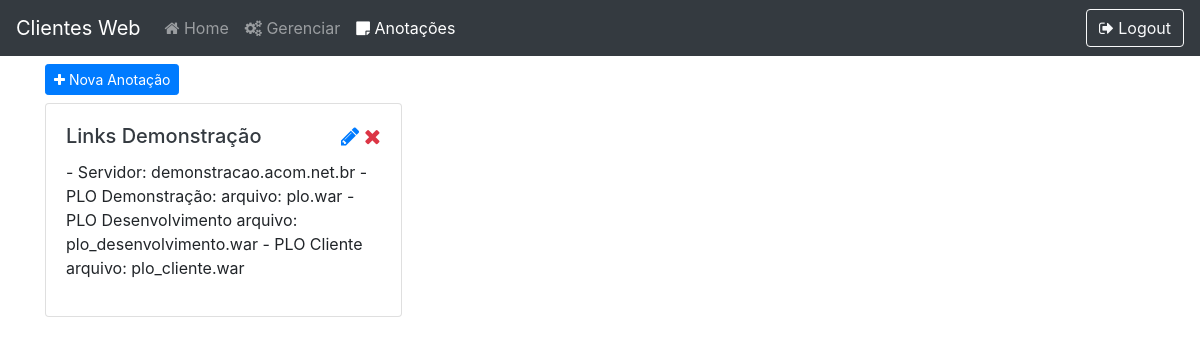
Before: /notes (signed in) with the older database file.
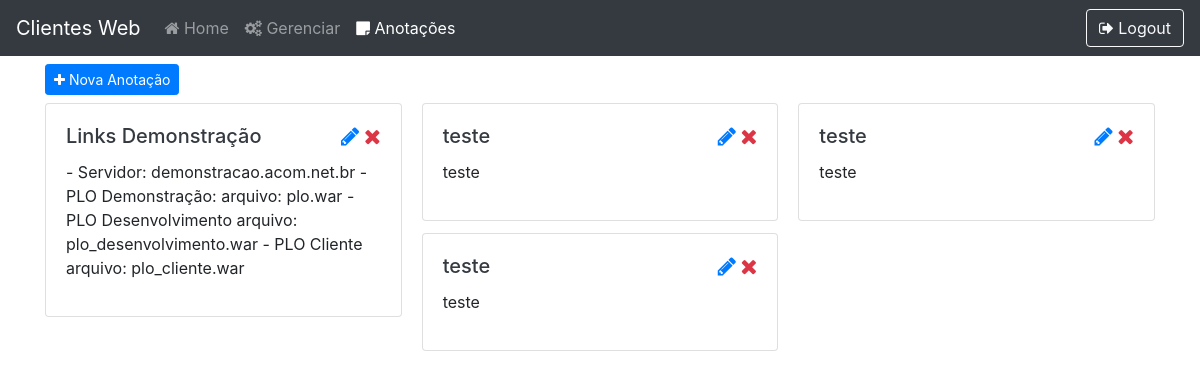
After: the same page with the newer database file.
### core/models.py (models this page shows, shortened)
class Note(models.Model):
    title = models.CharField('Title', max_length=300)
    text = models.TextField()

### core/views.py (the view)
# urls.py: path('notes', notes, name='notes'),
def notes(request):
    if str(request.user) != 'AnonymousUser':
        context = {
            'notes': Note.objects.all()
        }
        return render(request, 'notes.html', context=context)
    else:
        return loginUser(request)

### core/templates/notes.html (shortened to what this page needs)
{% load static %}
{% load custom_filters %}
<!DOCTYPE html>
<html lang="pt-br">
<head>
    <link rel="stylesheet" href="{% static 'css/style.css' %}">
    <link rel="stylesheet" href="https://cdnjs.cloudflare.com/ajax/libs/font-awesome/4.7.0/css/font-awesome.min.css">
    <link rel="stylesheet" href="https://stackpath.bootstrapcdn.com/bootstrap/4.5.0/css/bootstrap.min.css">
</head>
<body>
    <nav class="navbar stick-top navbar-expand-lg navbar-dark bg-dark">
        <a class="navbar-brand" href="{% url 'index' %}">Clientes Web</a>
        <div class="collapse navbar-collapse" id="navbarTogglerDemo03">
            <ul class="navbar-nav mr-auto mt-2 mt-lg-0 navbar-left">
                <li class="nav-item"><a class="nav-link" href="{% url 'index' %}"><i class="fa fa-home"></i> Home</a></li>
                <li class="nav-item"><a class="nav-link" href="{% url 'manager' %}"><i class="fa fa-cogs"></i> Gerenciar</a></li>
                <li class="nav-item"><a class="nav-link active" href="{% url 'notes' %}"><i class="fa fa-sticky-note"></i> Anotações</a></li>
            </ul>
            <a href="{% url 'logout' %}" type="button" class="btn btn-outline-light"><i class="fa fa-sign-out"></i> Logout</a>
        </div>
    </nav>
    <div class="container">
        <div class="row justify-content-sm-between mt-2 mb-2">
            <div class="col-auto"><a class="btn btn-sm btn-primary" href="{% url 'newNote' %}"><i class="fa fa-plus"></i> Nova Anotação</a></div>
        </div>
        <div class="card-columns">
            {% for note in notes %}
                <div class="card">
                    <div class="card-body">
                        <div class="row justify-content-sm-between">
                            <div class="col-auto">
                                <h5 class="card-title ">
                                    <a class="text-dark" href="{% url 'editNote' idNote=note.id %}">{{ note.title }}</a>
                                </h5>
                            </div>
                            <div class="col-auto">
                                <a href="{% url 'editNote' idNote=note.id %}" class="text-primary"><i class="fa fa-pencil fa-lg"></i></a>
                                <a href="{% url 'deleteNote' idNote=note.id %}" class="text-danger"><i class="fa fa-remove fa-lg"></i></a>
                            </div>
                        </div>
                        <p>{{ note.text }}</p>
                    </div>
                </div>
            {% endfor %}
        </div>
    </div>
</body>
</html>

Changed rows visible on the page:
added Note: title "teste", text "teste"
added Note: title "teste", text "teste"
added Note: title "teste", text "teste"
